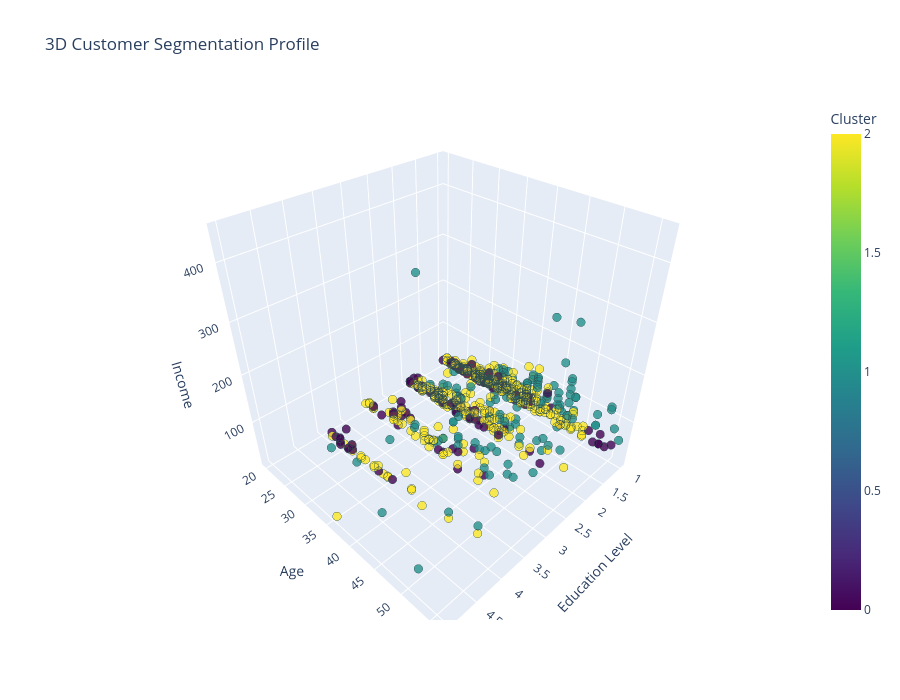

Here is the notebook cell this chart was saved with:
### Code cell
fig = px.scatter_3d(cust_df, x='Edu', y='Age', z='Income', 
                    color='Cluster', opacity=0.8,
                    title="3D Customer Segmentation Profile",
                    color_continuous_scale='viridis')

fig.update_traces(marker=dict(size=5, line=dict(width=0.5, color='DarkSlateGrey')))
fig.update_layout(width=900, height=700, 
                  scene=dict(xaxis_title='Education Level',
                             yaxis_title='Age',
                             zaxis_title='Income'))
fig.show()

### Figure 1 — Plotly figure (JSON) as saved in the notebook; plotly's stock layout.template omitted (floating-point values rounded to 4 significant figures; data arrays with more than 128 entries replaced by an {"elided": "..."} marker saying what was removed)
{"data": [{"hovertemplate": "Edu=%{x}<br>Age=%{y}<br>Income=%{z}<br>Cluster=%{marker.color}<extra></extra>", "legendgroup": "", "marker": {"color": {"elided": "700 int values"}, "coloraxis": "coloraxis", "line": {"color": "DarkSlateGrey", "width": 0.5}, "opacity": 0.8, "size": 5, "symbol": "circle"}, "mode": "markers", "name": "", "scene": "scene", "showlegend": false, "type": "scatter3d", "x": {"elided": "700 int values"}, "y": {"elided": "700 int values"}, "z": {"elided": "700 int values"}}], "layout": {"coloraxis": {"autocolorscale": false, "colorbar": {"title": {"text": "Cluster"}}, "colorscale": [[0, "#440154"], [0.1111, "#482878"], [0.2222, "#3e4989"], [0.3333, "#31688e"], [0.4444, "#26828e"], [0.5556, "#1f9e89"], [0.6667, "#35b779"], [0.7778, "#6ece58"], [0.8889, "#b5de2b"], [1, "#fde725"]]}, "height": 700, "legend": {"tracegroupgap": 0}, "scene": {"domain": {"x": [0, 1], "y": [0, 1]}, "xaxis": {"title": {"text": "Education Level"}}, "yaxis": {"title": {"text": "Age"}}, "zaxis": {"title": {"text": "Income"}}}, "title": {"text": "3D Customer Segmentation Profile"}, "width": 900}}
